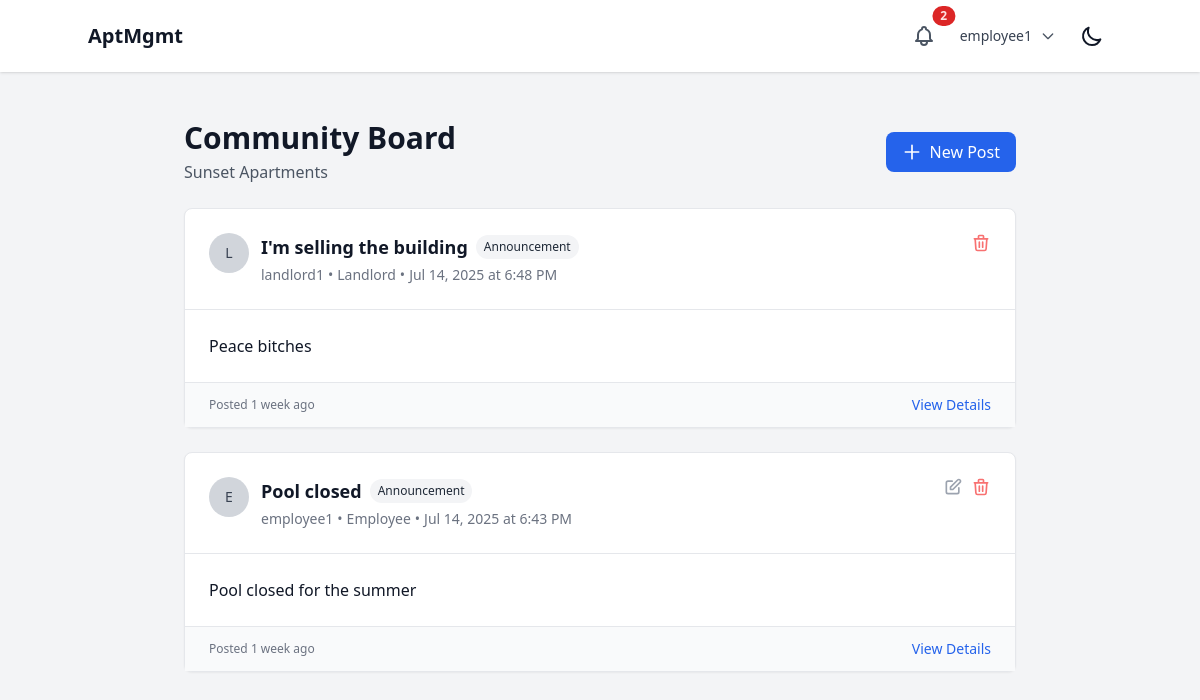
The app's page /messages/community/ (signed in) with its own data.
### users/models.py (models this page shows, shortened)
class User(AbstractUser):
    class Role(models.TextChoices):
        SUPERUSER = "SUPERUSER", "Superuser"
        LANDLORD = "LANDLORD", "Landlord"
        EMPLOYEE = "EMPLOYEE", "Employee"
        TENANT = "TENANT", "Tenant"
    role = models.CharField(max_length=50, choices=Role.choices)
    company = models.ForeignKey(Company, on_delete=models.CASCADE, related_name="users", null=True, blank=True)
    property = models.ForeignKey(Property, on_delete=models.SET_NULL, related_name="users", null=True, blank=True)
    apartment_unit = models.ForeignKey('properties.ApartmentUnit', on_delete=models.SET_NULL, null=True, blank=True, related_name="tenant")
    phone_number = models.CharField(max_length=20, blank=True, null=True)
    emergency_contact_name = models.CharField(max_length=100, blank=True, null=True)
    emergency_contact_phone = models.CharField(max_length=20, blank=True, null=True)
    emergency_contact_relationship = models.CharField(max_length=50, blank=True, null=True)

### properties/models.py (models this page shows, shortened)
class Property(models.Model):
    company = models.ForeignKey(Company, on_delete=models.CASCADE, related_name="properties")
    name = models.CharField(max_length=255)
    address = models.TextField()
    created_at = models.DateTimeField(auto_now_add=True)
    updated_at = models.DateTimeField(auto_now=True)
    class Meta:
        verbose_name_plural = "Properties"

### communication/models.py (models this page shows, shortened)
class CommunityPost(models.Model):
    class PostType(models.TextChoices):
        ANNOUNCEMENT = "ANNOUNCEMENT", "Announcement"
        EVENT = "EVENT", "Event"
        NOTICE = "NOTICE", "Notice"
        GENERAL = "GENERAL", "General"
    class PostStatus(models.TextChoices):
        ACTIVE = "ACTIVE", "Active"
        ARCHIVED = "ARCHIVED", "Archived"
        HIDDEN = "HIDDEN", "Hidden"
    id = models.UUIDField(primary_key=True, default=uuid.uuid4, editable=False)
    property = models.ForeignKey(Property, on_delete=models.CASCADE, related_name="community_posts")
    author = models.ForeignKey(User, on_delete=models.CASCADE, related_name="community_posts")
    title = models.CharField(max_length=200)
    content = models.TextField()
    post_type = models.CharField(max_length=20, choices=PostType.choices, default=PostType.GENERAL)
    status = models.CharField(max_length=20, choices=PostStatus.choices, default=PostStatus.ACTIVE)
    is_pinned = models.BooleanField(default=False)
    created_at = models.DateTimeField(auto_now_add=True)
    updated_at = models.DateTimeField(auto_now=True)
    event_date = models.DateTimeField(null=True, blank=True)
    event_location = models.CharField(max_length=200, blank=True)
    class Meta:
        ordering = ['-is_pinned', '-created_at']
        indexes = [
            models.Index(fields=['property', 'status']),
            models.Index(fields=['created_at']),
        ]
    def can_be_edited_by(self, user):
        return self.author == user
    def can_be_moderated_by(self, user):
        if self.author == user:
            return True
        if user.role in [User.Role.LANDLORD, User.Role.EMPLOYEE]:
            if user.role == User.Role.LANDLORD and user.company == self.property.company:
                return True
            if user.role == User.Role.EMPLOYEE and user.property == self.property:
                return True
        return False

### communication/views.py (the view)
# urls.py: path('community/', views.community_board, name='community_board'),
@login_required
def community_board(request):
    user = request.user
    if user.role == User.Role.TENANT and user.property:
        posts = CommunityPost.objects.filter(
            property=user.property,
            status=CommunityPost.PostStatus.ACTIVE
        ).select_related('author', 'property').prefetch_related('attachments')
        property_filter = user.property
    elif user.role == User.Role.EMPLOYEE and user.property:
        posts = CommunityPost.objects.filter(
            property=user.property,
            status=CommunityPost.PostStatus.ACTIVE
        ).select_related('author', 'property').prefetch_related('attachments')
        property_filter = user.property
    elif user.role == User.Role.LANDLORD and user.company:
        posts = CommunityPost.objects.filter(
            property__company=user.company,
            status=CommunityPost.PostStatus.ACTIVE
        ).select_related('author', 'property').prefetch_related('attachments')
        property_filter = None  # Multiple properties
    else:
        posts = CommunityPost.objects.none()
        property_filter = None
    for post in posts:
        post.user_can_edit = post.can_be_edited_by(user)
        post.user_can_moderate = post.can_be_moderated_by(user)
    can_post = False
    if user.role in [User.Role.LANDLORD, User.Role.EMPLOYEE, User.Role.TENANT]:
        can_post = True
    context = {
        'posts': posts,
        'can_post': can_post,
        'property': property_filter,
    }
    return render(request, 'communication/community_board.html', context)

### core/context_processors.py (called while the page is built)
def notifications(request):
    if request.user.is_authenticated:
        unread_notifications = Notification.objects.filter(
            recipient=request.user,
            is_read=False
        ).order_by('-created_at')
        recent_unread_notifications = unread_notifications[:5]
        return {
            'unread_notifications_count': unread_notifications.count(),
            'recent_notifications': recent_unread_notifications,
            'has_unread_notifications': unread_notifications.exists(),
        }
    return {
        'unread_notifications_count': 0,
        'recent_notifications': [],
        'has_unread_notifications': False,
    }

### core/templates/communication/community_board.html (shortened to what this page needs)
{% extends 'base.html' %}
{% block content %}
<div class="max-w-4xl mx-auto px-4 sm:px-6 lg:px-8 py-8">
    <div class="flex justify-between items-center mb-6">
        <div>
            <h1 class="text-3xl font-bold text-gray-900 dark:text-white">Community Board</h1>
            {% if property %}
                <p class="text-gray-600 dark:text-gray-400 mt-1">{{ property.name }}</p>
            {% endif %}
        </div>
        {% if can_post %}
            <a href="{% url 'communication:create_community_post' %}"
               class="bg-blue-600 hover:bg-blue-700 text-white px-4 py-2 rounded-lg flex items-center gap-2 transition duration-200">
                <svg class="w-5 h-5" fill="none" stroke="currentColor" viewBox="0 0 24 24">
                    <path stroke-linecap="round" stroke-linejoin="round" stroke-width="2" d="M12 4v16m8-8H4"></path>
                </svg>
                New Post
            </a>
        {% endif %}
    </div>
    <div class="space-y-6">
        {% for post in posts %}
            <div class="bg-white dark:bg-gray-800 rounded-lg shadow-sm border border-gray-200 dark:border-gray-700 {% if post.is_pinned %}border-l-4 border-l-blue-500{% endif %}">
                <div class="p-6 border-b border-gray-200 dark:border-gray-700">
                    <div class="flex items-start justify-between">
                        <div class="flex items-start space-x-3">
                            <div class="flex-shrink-0">
                                <div class="w-10 h-10 bg-gray-300 dark:bg-gray-600 rounded-full flex items-center justify-center">
                                    <span class="text-sm font-medium text-gray-700 dark:text-gray-300">
                                        {{ post.author.first_name.0|default:post.author.username.0|upper }}
                                    </span>
                                </div>
                            </div>
                            <div class="flex-1 min-w-0">
                                <div class="flex items-center gap-2 mb-1">
                                    <h3 class="text-lg font-semibold text-gray-900 dark:text-white">
                                        {{ post.title }}
                                    </h3>
                                    <span class="bg-gray-100 text-gray-800 dark:bg-gray-700 dark:text-gray-200 text-xs px-2 py-1 rounded-full">
                                        {{ post.get_post_type_display }}
                                    </span>
                                </div>
                                <div class="flex items-center text-sm text-gray-500 dark:text-gray-400">
                                    <span>{{ post.author.get_full_name|default:post.author.username }}</span>
                                    <span class="mx-1">•</span>
                                    <span>{{ post.author.get_role_display }}</span>
                                    <span class="mx-1">•</span>
                                    <span>{{ post.created_at|date:"M d, Y" }} at {{ post.created_at|time:"g:i A" }}</span>
                                </div>
                            </div>
                        </div>
                        {% if post.user_can_edit or post.user_can_moderate %}
                            <div class="flex items-center space-x-2">
                                {% if post.user_can_edit %}
                                    <a href="{% url 'communication:edit_community_post' post_id=post.id %}"
                                       class="text-gray-400 hover:text-gray-600 dark:hover:text-gray-300">
                                        <svg class="w-5 h-5" fill="none" stroke="currentColor" viewBox="0 0 24 24">
                                            <path stroke-linecap="round" stroke-linejoin="round" stroke-width="2" d="M11 5H6a2 2 0 00-2 2v11a2 2 0 002 2h11a2 2 0 002-2v-5m-1.414-9.414a2 2 0 112.828 2.828L11.828 15H9v-2.828l8.586-8.586z"></path>
                                        </svg>
                                    </a>
                                {% endif %}
                                {% if post.user_can_moderate %}
                                    <a href="{% url 'communication:delete_community_post' post_id=post.id %}"
                                       class="text-red-400 hover:text-red-600">
                                        <svg class="w-5 h-5" fill="none" stroke="currentColor" viewBox="0 0 24 24">
                                            <path stroke-linecap="round" stroke-linejoin="round" stroke-width="2" d="M19 7l-.867 12.142A2 2 0 0116.138 21H7.862a2 2 0 01-1.995-1.858L5 7m5 4v6m4-6v6m1-10V4a1 1 0 00-1-1h-4a1 1 0 00-1 1v3M4 7h16"></path>
                                        </svg>
                                    </a>
                                {% endif %}
                            </div>
                        {% endif %}
                    </div>
                </div>
                <div class="p-6">
                    <div class="prose dark:prose-invert max-w-none">
                        {{ post.content|linebreaks }}
                    </div>
                </div>
                <div class="px-6 py-3 bg-gray-50 dark:bg-gray-700 border-t border-gray-200 dark:border-gray-600">
                    <div class="flex items-center justify-between">
                        <span class="text-xs text-gray-500 dark:text-gray-400">
                            {% if post.updated_at != post.created_at %}
                                Updated {{ post.updated_at|timesince }} ago
                            {% else %}
                                Posted {{ post.created_at|timesince }} ago
                            {% endif %}
                        </span>
                        <a href="{% url 'communication:community_post_detail' post_id=post.id %}"
                           class="text-sm text-blue-600 dark:text-blue-400 hover:underline">
                            View Details
                        </a>
                    </div>
                </div>
            </div>
        {% endfor %}
    </div>
</div>
{% endblock %}

### core/templates/base.html (shortened to what this page needs)
{% load static %}
<!DOCTYPE html>
<html lang="en" x-data="{ darkMode: localStorage.getItem('darkMode') === 'true' }" x-init="$watch('darkMode', val => localStorage.setItem('darkMode', val))" :class="{ 'dark': darkMode }">
<head>
    <script src="https://cdn.tailwindcss.com"></script>
</head>
<body class="bg-gray-100 dark:bg-gray-900 text-gray-900 dark:text-gray-100">
    <header class="p-4 bg-white dark:bg-gray-800 shadow">
        <div class="container mx-auto flex justify-between items-center">
            {% if user.is_authenticated %}
                <a href="{% url 'core:dashboard_redirect' %}" class="text-xl font-bold hover:text-gray-600 dark:hover:text-gray-300 transition-colors duration-200">AptMgmt</a>
            {% else %}
                <h1 class="text-xl font-bold">AptMgmt</h1>
            {% endif %}
            <div class="flex items-center space-x-4">
                {% if user.is_authenticated %}
                    <div class="relative" x-data="{ open: false }">
                        <button @click="open = !open" class="relative p-2 text-gray-600 dark:text-gray-300 hover:text-gray-900 dark:hover:text-white focus:outline-none focus:ring-2 focus:ring-offset-2 focus:ring-blue-500">
                            {% if has_unread_notifications %}
                            <span class="absolute top-0 right-0 inline-flex items-center justify-center px-2 py-1 text-xs font-bold leading-none text-red-100 transform translate-x-1/2 -translate-y-1/2 bg-red-600 rounded-full">{{ unread_notifications_count }}</span>
                            {% endif %}
                        </button>
                    </div>
                    <div class="relative" x-data="{ open: false }">
                        <button @click="open = !open" class="flex items-center space-x-2 text-sm rounded-full focus:outline-none focus:ring-2 focus:ring-offset-2 focus:ring-blue-500">
                            <span class="text-gray-700 dark:text-gray-300">{{ user.username }}</span>
                            <svg class="w-4 h-4 text-gray-600 dark:text-gray-300" fill="none" stroke="currentColor" viewBox="0 0 24 24">
                                <path stroke-linecap="round" stroke-linejoin="round" stroke-width="2" d="M19 9l-7 7-7-7"></path>
                            </svg>
                        </button>
                    </div>
                {% endif %}
                <button @click="darkMode = !darkMode" class="p-2 rounded-md focus:outline-none focus:ring-2 focus:ring-offset-2 focus:ring-offset-gray-800 focus:ring-white">
                    <svg x-show="!darkMode" class="w-6 h-6" fill="none" stroke="currentColor" viewBox="0 0 24 24" xmlns="http://www.w3.org/2000/svg"><path stroke-linecap="round" stroke-linejoin="round" stroke-width="2" d="M20.354 15.354A9 9 0 018.646 3.646 9.003 9.003 0 0012 21a9.003 9.003 0 008.354-5.646z"></path></svg>
                </button>
            </div>
        </div>
    </header>
    <main class="p-4" id="content">
        {% block content %}{% endblock %}
    </main>
</body>
</html>

### records on screen
User: username "employee1"
Property: name "Sunset Apartments"
CommunityPost: author.first_name.0 "L", title "I'm selling the building", post_type "Announcement", author.get_full_name "landlord1", author.role "Landlord", created_at "Jul 14, 2025", created_at "6:48 PM", content "Peace bitches", created_at "1 week"
CommunityPost: author.first_name.0 "E", title "Pool closed", post_type "Announcement", author.get_full_name "employee1", author.role "Employee", created_at "Jul 14, 2025", created_at "6:43 PM", content "Pool closed for the summer", created_at "1 week"

### other values on screen
{{ unread_notifications_count }} "2"
